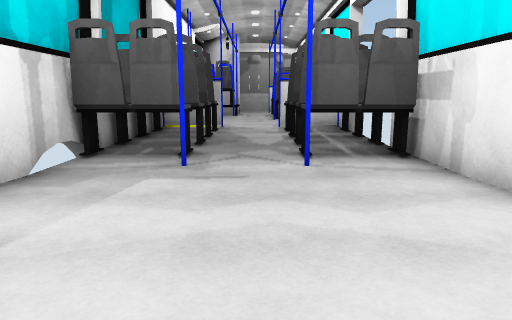
View 1 (above)

18 first-person views from a walk through a Unity game level. The camera is 1.3 m above the floor, tilts 10° down and sees 70° across. The floor is counted in squares, 1 m on a side. Each view is taken from the middle of a square. On the plan, view 1 faces up. The plan holds only what a view shows up to about 15 squares ahead; the rest is blank. Some animated figures are left out. Surface patterns are stand-ins for the level's own textures.

View 2
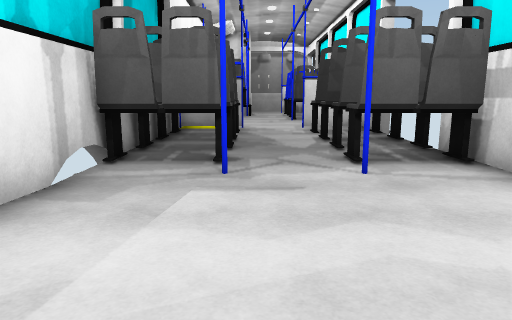

View 3
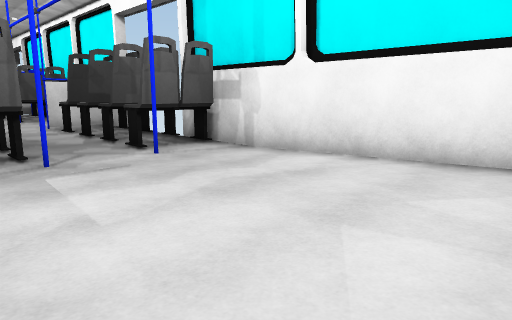

View 4
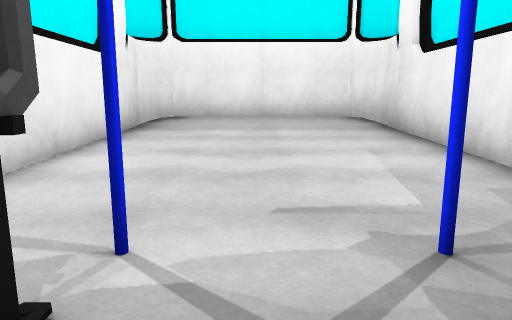

View 5
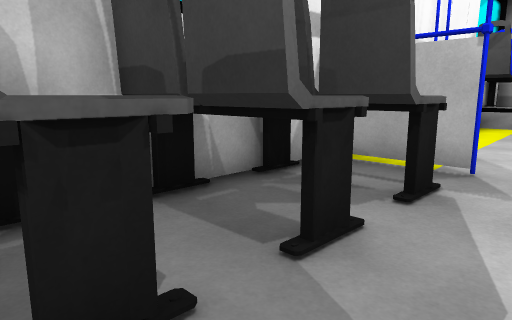

View 6
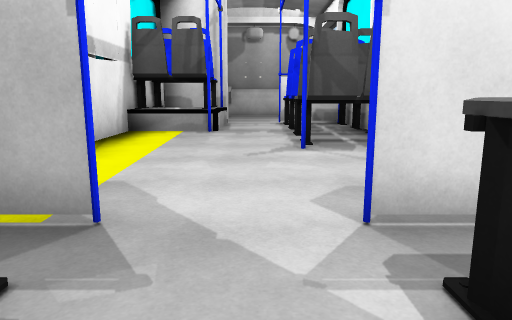

View 7
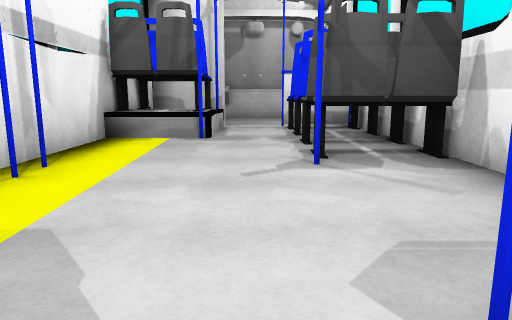

View 8
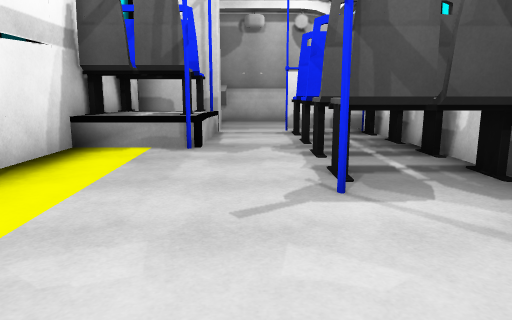

View 9
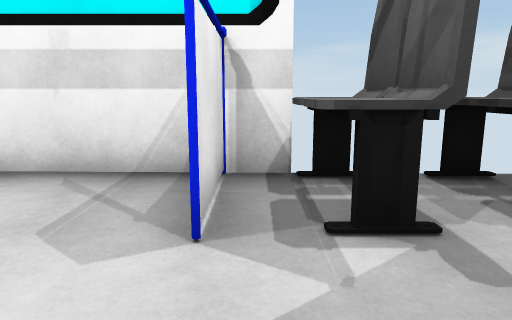

View 10
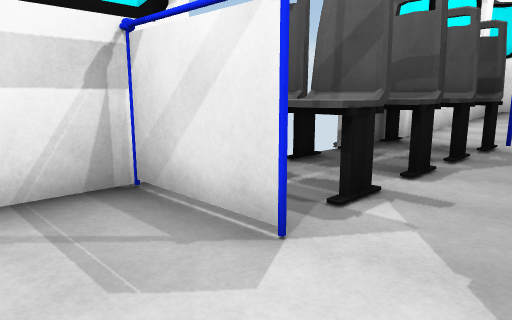

View 11
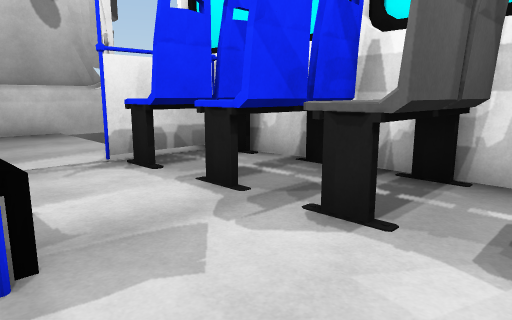

View 12
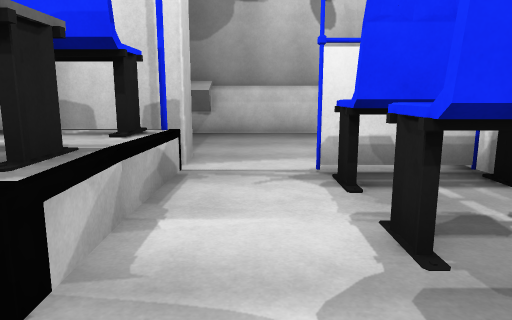

View 13
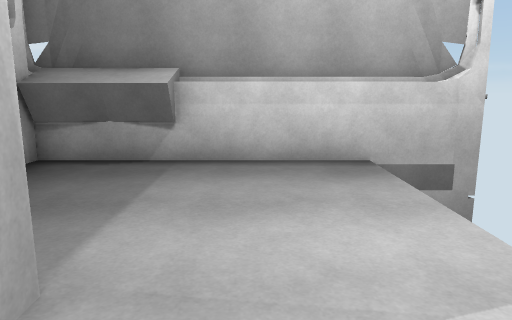

View 14
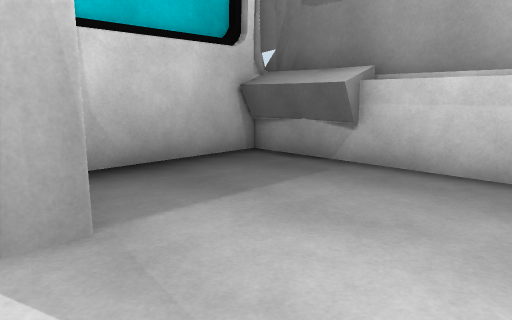

View 15
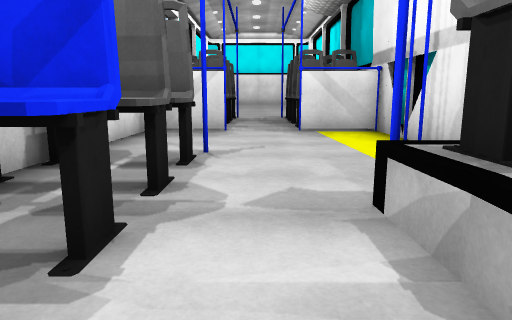

View 16
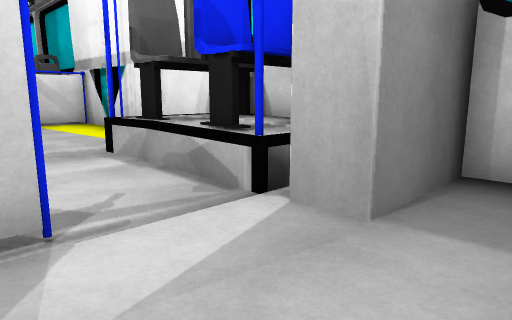

View 17
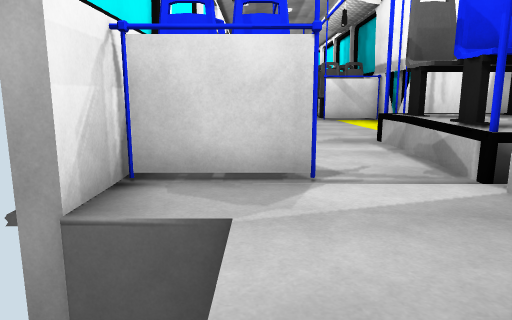

View 18
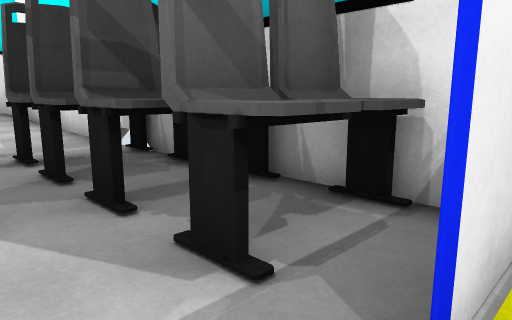

### Floor plan
Key: @ floor where view 1 was taken; # wall or solid block; x gap in a wall; . main floor; : floor 0.25 m higher than the main floor; + floor 0.5 m higher than the main floor; = window, fence, low wall or low ledge; ^ raised ledge; v drop or lower ground; T thing the floor can be seen under or through.
Columns run from 5 left of view 1 to 5 right of it. Each row starts with its distance up from view 1.
 39   #########
 38 ####....vv
 37 #.......
 36 #.......
 35 #.......
 34 #......v
 33 ####....v##
 32 #^^v.....#
 31 ###=..TTT#
 30 ####..T^^#
 29 #^^^...^^#
 28 ###^...^^#
 27 #=^^=..###
 26 #.....^^^#
 25 #......###
 24 #.....^^^#
 23 #.....TTx#
 22 #........#
 21 #........#
 20 #........#
 19 #........#
 18 ####...###
 17 #........#
 16 #^^^..^^^#
 15 ####..####
 14 #^^^..x^^^
 13 #^^....^^v
 12 #^^^..x^^^
 11 #^^x..x^^##
 10 #^^^..^^^#
  9 ##^x..TTT#
  8 #........#
  7 #........#
  6 #........#
  5 #........#
  4 #........#
  3 #::::::::#
  2 #::::::::#
  1 #::::::::#
  0 #::::@:::#
 -1 #::::::::#
 -2 ##+++++++#
 -3  #########

Where each view was taken, in squares from view 1:
view 1: 0 up, 0 right, facing up
view 2: 1 up, 1 left, facing up
view 3: 1 down, 4 left, facing up-right
view 4: 11 up, 0 right, facing down
view 5: 11 up, 0 right, facing up-left
view 6: 14 up, 0 right, facing up
view 7: 16 up, 0 right, facing up
view 8: 18 up, 0 right, facing up
view 9: 17 up, 2 left, facing right
view 10: 20 up, 1 left, facing down-right
view 11: 24 up, 2 left, facing up-right
view 12: 25 up, 0 right, facing up
view 13: 31 up, 0 right, facing up
view 14: 32 up, 2 right, facing up-left
view 15: 31 up, 0 right, facing down
view 16: 35 up, 2 right, facing down-left
view 17: 37 up, 2 right, facing down
view 18: 18 up, 0 right, facing down-left
